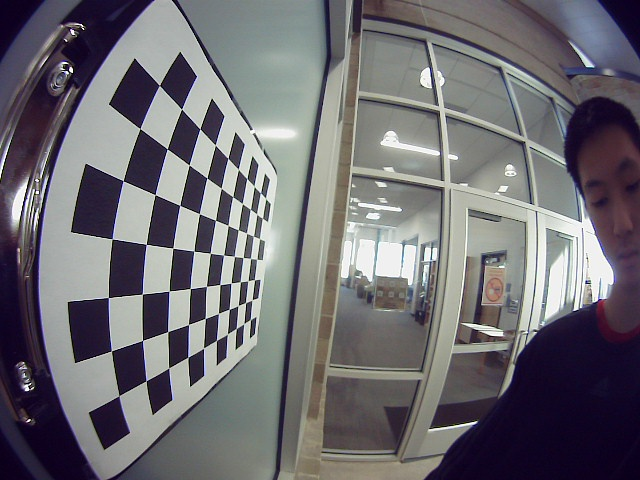
#> input picture snapshots/snapshot_20240310_153405.jpg, 640 x 480 px; its folder holds 5 pictures in this run
$ python jack_is_enslaving_me_for_stupid_camera_calibration.py
#> lines starting #> are read from the running program, lines starting #| are printed output that depends on the picture
import numpy as np
import cv2 as cv
import glob
import os
import matplotlib.pyplot as plt

def calibrate(showPics=True):
    # Read Image
#> called with showPics = False
    root = os.getcwd()
    calibrationDir = os.path.join(root,'snapshots//')
    imgPathList = glob.glob(os.path.join(calibrationDir,'*.jpg'))

    # Initialize
    nRows = 7
    nCols = 10
    termCriteria = (cv.TERM_CRITERIA_EPS + cv.TERM_CRITERIA_MAX_ITER,30,0.001)
    worldPtsCur = np.zeros((nRows*nCols,3), np.float32)
    worldPtsCur[:,:2] = np.mgrid[0:nRows,0:nCols].T.reshape(-1,2)
    worldPtsList = []
    imgPtsList = []

    # Find Corners
    for curImgPath in imgPathList:
        imgBGR = cv.imread(curImgPath)
#> imgBGR is the input picture: shape (480, 640, 3); mean B, G, R 113.4, 108.4, 110.3
        imgGray = cv.cvtColor(imgBGR, cv.COLOR_BGR2GRAY)
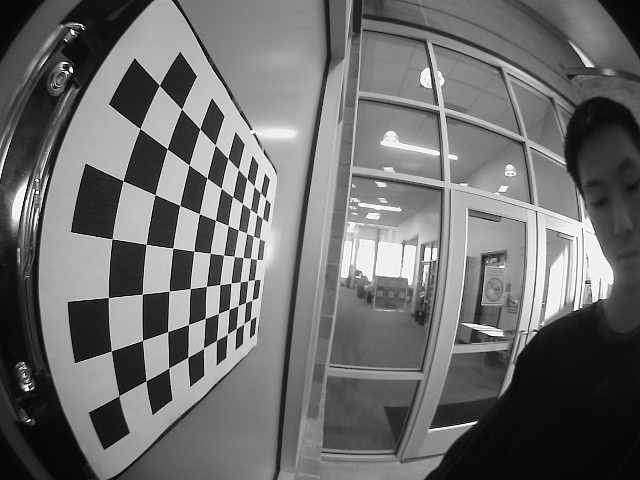
#> imgGray: shape (480, 640); min 0, max 255, mean 109.5
        cornersFound, cornersOrg = cv.findChessboardCorners(imgGray,(nRows,nCols), None)
#> cornersFound = False; cornersOrg = None

        if cornersFound == True:
            worldPtsList.append(worldPtsCur)
            cornersRefined = cv.cornerSubPix(imgGray,cornersOrg,(11,11),(-1,-1),termCriteria)
            imgPtsList.append(cornersRefined)

            if showPics:
                cv.drawChessboardCorners(imgBGR,(nRows,nCols),cornersRefined,cornersFound)
                cv.imshow('Chessboard', imgBGR)
                cv.waitKey(500)
#> pass 2 of the loop in calibrate, `for curImgPath in imgPathList:`:
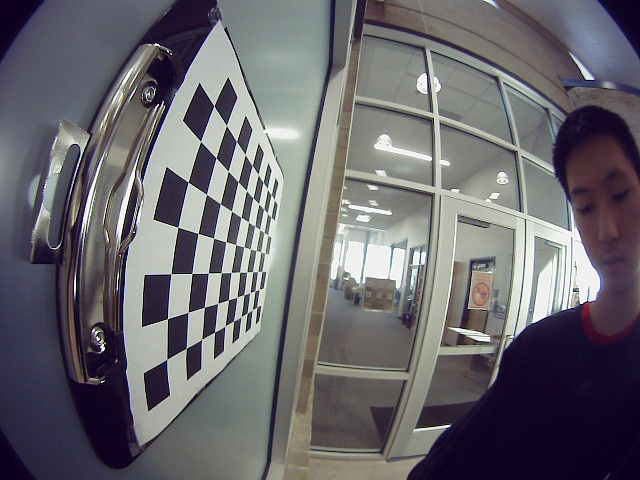
#> input picture snapshots/snapshot_20240310_153407.jpg, 640 x 480 px
#> in calibrate, imgBGR is the input picture: shape (480, 640, 3); mean B, G, R 108.8, 103.3, 105.4
#> in calibrate, `imgGray = cv.cvtColor(imgBGR, cv.COLOR_BGR2GRAY)`:
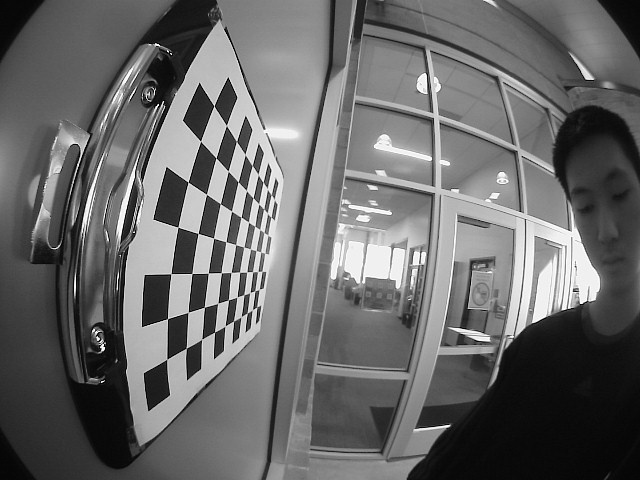
#> imgGray: shape (480, 640); min 0, max 255, mean 104.6
#> pass 3 of the loop in calibrate, `for curImgPath in imgPathList:`:
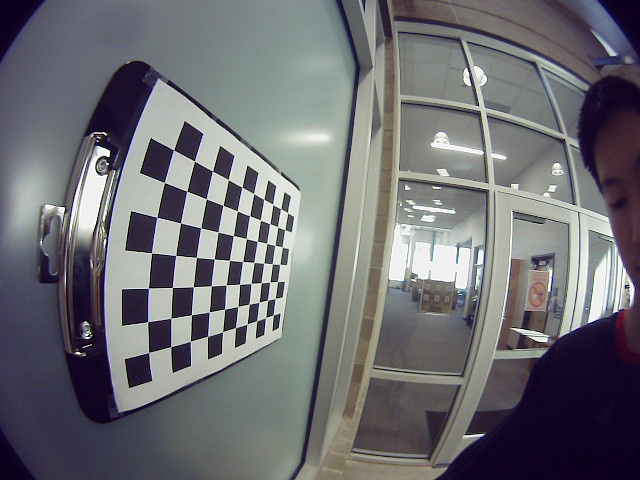
#> input picture snapshots/snapshot_20240310_153409.jpg, 640 x 480 px
#> in calibrate, imgBGR is the input picture: shape (480, 640, 3); mean B, G, R 114.4, 109.8, 109.7
#> in calibrate, `imgGray = cv.cvtColor(imgBGR, cv.COLOR_BGR2GRAY)`:
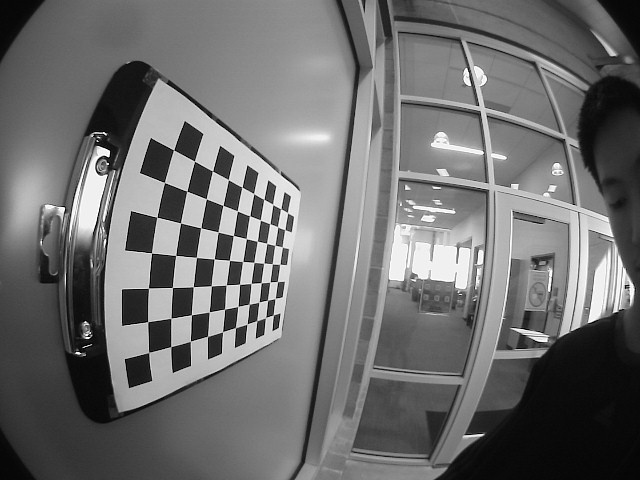
#> imgGray: shape (480, 640); min 0, max 255, mean 110.3
#> cornersFound = True; cornersOrg = 70 rows, first 8: [148.8, 352.4], [147.7, 321.6], [148.5, 288], [151.5, 253], [157, 217.3], [164.5, 182.5], [173.6, 150], [170.8, 346.6]
#> cornersRefined = 70 rows, first 8: [148.5, 352.5], [147.6, 321.6], [148.4, 288.3], [151.4, 252.9], [156.7, 217.3], [164.4, 182.5], [173.5, 149.9], [170.6, 346.6]
#> the loop made 5 passes; the first 3 are shown
    cv.destroyAllWindows()

    # Calibrate
    repError,camMatrix,distCoeff,rvecs,tvecs = cv.calibrateCamera(worldPtsList, imgPtsList, imgGray.shape[::-1],None,None)
    print('Camera Matrix:\n',camMatrix)
    print('distCoeff',distCoeff)
    print("Reproj Error (pixels): {:.4f}".format(repError))

    # Save Calibration Parameters (later video)
    curFolder = os.path.dirname(os.path.abspath(__file__))
    paramPath = os.path.join(curFolder,'calibration.npz')
    np.savez(paramPath,
        repError=repError,
        camMatrix=camMatrix,
        distCoeff=distCoeff,
        rvecs=rvecs,
        tvecs=tvecs)

    return camMatrix,distCoeff

def removeDistortion(camMatrix,distCoeff):
    root = os.getcwd()
    imgPath = os.path.join(root,'snapshots//snapshot_20240310_153742.jpg')
    img = cv.imread(imgPath)
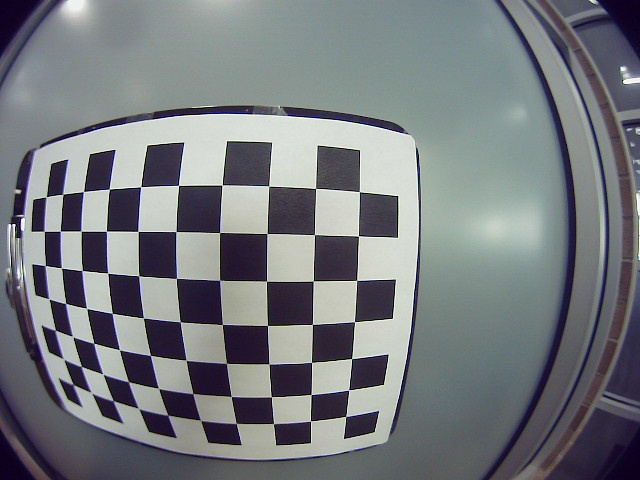
#> input picture snapshots/snapshot_20240310_153742.jpg, 640 x 480 px
#> img is the input picture: shape (480, 640, 3); mean B, G, R 125.8, 121.8, 118.1

    height,width = img.shape[:2]
#> height = 480; width = 640
    print('height',height)
#| height 480
    print('width',width)
#| width 640
    camMatrixNew,roi = cv.getOptimalNewCameraMatrix(camMatrix,distCoeff,(width,height),1,(width,height))
    imgUndist = cv.undistort(img,camMatrix,distCoeff,None,camMatrixNew)
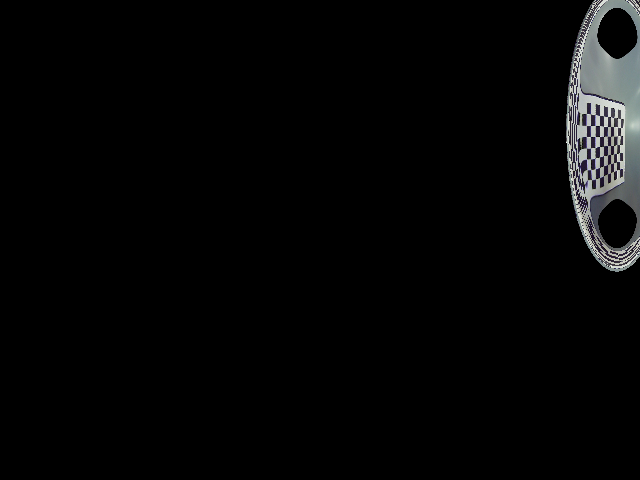
#> imgUndist: shape (480, 640, 3); mean B, G, R 6.2, 6.1, 5.9

    # Draw Line to See Distortion Change
    cv.line(img,(1769,103),(1780,922),(255,255,255),2)
    cv.line(imgUndist,(1769,103),(1780,922),(255,255,255),2)

    plt.figure()
    plt.subplot(121)
    plt.imshow(img)
    plt.subplot(122)
    plt.imshow(imgUndist)
    plt.show()
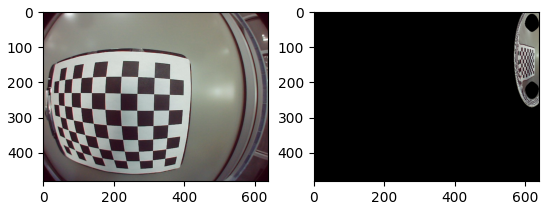
#> figure drawn by matplotlib, 2 panels; B, G, R data is drawn as R, G, B

def runCalibration():
    calibrate(showPics=True)

def runRemoveDistortion():
    camMatrix,distCoeff = calibrate(showPics=False)
    removeDistortion(camMatrix,distCoeff)

if __name__ == '__main__':
    # runCalibration()
    runRemoveDistortion()
